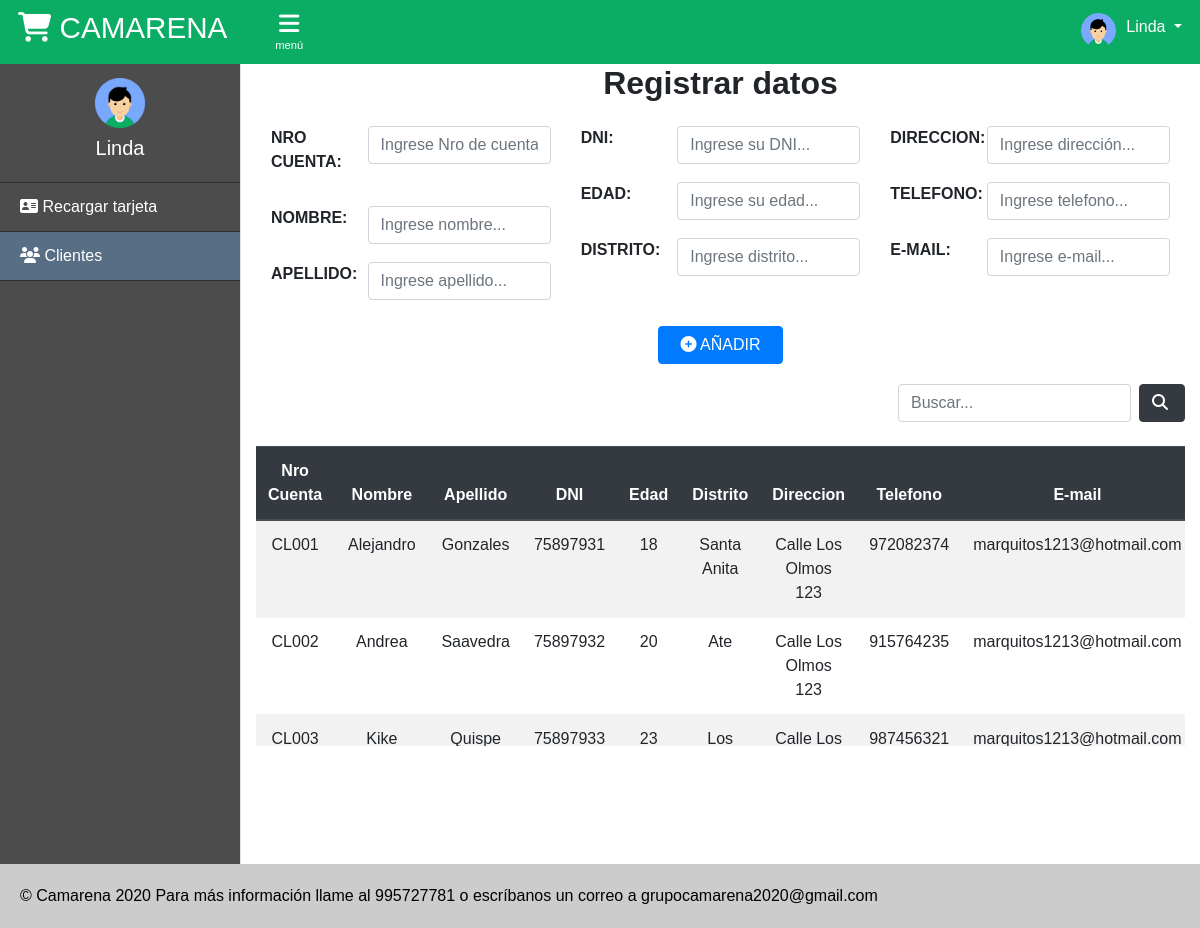
/crudcliente (signed in), run on the app's committed database.
### tables this page shows
CREATE TABLE IF NOT EXISTS `cliente` (
  `cliente_id` char(5) NOT NULL,
  `nombre` varchar(50) NOT NULL DEFAULT '0',
  `apellido` varchar(30) NOT NULL,
  `dni` char(8) NOT NULL,
  `telefono` char(9) NOT NULL,
  `edad` tinyint(4) NOT NULL,
  `email` varchar(50) NOT NULL,
  `distrito` varchar(50) NOT NULL,
  `direccion` varchar(100) NOT NULL,
  `estado` varchar(100) NOT NULL,
  PRIMARY KEY (`cliente_id`),
  UNIQUE KEY `dni` (`dni`)
);

### libs/view.php (called while the page is built, shortened)
<?php
class View{
    function render($nombre){
        require_once 'views/' . $nombre . '.php';
    }
}
?>

### controllers/crudcliente.php (called while the page is built, shortened)
<?php
class CRUDCliente extends Controller{
    function __construct(){
        $this->view->mensaje="";
    }
    function render(){
        $usuario_actual = unserialize($_SESSION["usuario_actual"]);
        $this->view->nombreUsuario = $usuario_actual->nombre;
    	$clientes = $this->view->datos = $this->model->get();
        $this->view->clientes = $clientes;
        $this->view->render('cliente/index');
    }
}
?>

### index.php (called while the page is built, shortened)
<?php
    require_once 'libs/database.php';
    require_once 'libs/view.php';
    $app = new App();
?>

### models/crudclientemodel.php (called while the page is built, shortened)
<?php
class CrudClienteModel extends Model{
    public function get(){
        $items = [];
        try{
            $query = $this->db->connect()->query('SELECT * FROM cliente');
            while($row = $query->fetch()){
                $item = new Cliente();
                $item->cliente_id = $row['cliente_id'];
                $item->nombre    = $row['nombre'];
                $item->apellido  = $row['apellido'];
                $item->dni  = $row['dni'];
                $item->telefono  = $row['telefono'];
                $item->edad  = $row['edad'];
                $item->email  = $row['email'];
                $item->distrito  = $row['distrito'];
                $item->direccion  = $row['direccion'];
                $item->estado  = $row['estado'];
                array_push($items, $item);
            }
            return $items;
        }catch(PDOException $e){
            return [];
        }
    }
}
?>

### libs/database.php (called while the page is built)
<?php
class Database{
    private $host;
    private $db;
    private $user;
    private $password;
    private $charset;
    public function __construct(){
        $this->host     = constant('HOST');
        $this->db       = constant('DB');
        $this->user     = constant('USER');
        $this->password = constant('PASSWORD');
        $this->charset  = constant('CHARSET');
    }
    function connect(){
        try{
            $connection = "mysql:host=" . $this->host . ";dbname=" . $this->db . ";charset=" . $this->charset;
            $options = [
                PDO::ATTR_ERRMODE            => PDO::ERRMODE_EXCEPTION,
                PDO::ATTR_EMULATE_PREPARES   => false,
            ];
            $pdo = new PDO($connection, $this->user, $this->password, $options);
            return $pdo;
        }catch(PDOException $e){
            print_r('Error connection: ' . $e->getMessage());
        }
    }
}
?>

### views/cliente/index.php (the view, shortened to what this page needs)
<!DOCTYPE html>
<html>
<head>
    <link rel="stylesheet" href="<?php echo constant('URL'); ?>public/css/AdminLTE.min.css">
    <link rel="stylesheet" href="https://stackpath.bootstrapcdn.com/bootstrap/4.4.1/css/bootstrap.min.css">
    <link rel="stylesheet" type="text/css" href="<?php echo constant('URL'); ?>public/css/main.css">
    <link rel="stylesheet" type="text/css" href="<?php echo constant('URL'); ?>public/css/head-foot.css">
    <link rel="stylesheet" type="text/css" href="<?php echo constant('URL'); ?>public/css/sidebar.css">
    <link rel="stylesheet" type="text/css" href="<?php echo constant('URL'); ?>public/css/header-trabajador.css">
    <link rel="stylesheet" type="text/css" href="<?php echo constant('URL'); ?>public/css/cuenta_usuario.css">
    <link rel="stylesheet" type="text/css" href="<?php echo constant('URL'); ?>public/css/container.css">
    <link rel="stylesheet" type="text/css" href="<?php echo constant('URL'); ?>public/css/clientes.css">
</head>
<body>
    <?php require_once "views/header_trabajador.php" ?>
    <div class="d-flex" id="wrapper">
        <?php require 'views/sidebar/atcliente.php'; ?>
        <div id="page-content-wrapper"class="w-100">
            <div class="d-flex justify-content-center">
                <h2><strong>Registrar datos</strong></h2>
            </div>
            <form action="<?php echo constant('URL'); ?>crudcliente/crear" method="POST">
                <div class="col-md-12" style="margin-left:auto;margin-right:auto;margin-top:auto;margin-bottom:auto">
                <div class="container">
                    <div class="row py-2">
                      <div class="col-md-4">
                        <div class="form-row py-2">
                            <div class="col-md-4">
                                <p><strong>NRO CUENTA:</strong></p>
                            </div>
                            <div class="col-md-8">
                                <input required type="text" name="cliente_id" class="form-control" placeholder="Ingrese Nro de cuenta..." required  pattern="^CL[0-9]{3}$">
                            </div>
                        </div>
                        <div class="form-row py-2">
                            <div class="col-md-4">
                                <p><strong>NOMBRE:</strong></p>
                            </div>
                            <div class="col-md-8">
                                <input required type="text" name="nombre" class="form-control" placeholder="Ingrese nombre...">
                            </div>
                        </div>
                        <div class="form-row py-2">
                            <div class="col-md-4">
                                <p><strong>APELLIDO:</strong></p>
                            </div>
                            <div class="col-md-8">
                                <input required type="text"name="apellido" class="form-control" placeholder="Ingrese apellido...">
                            </div>
                        </div>
                      </div>
                      <div class="col-md-4">
                        <div class="form-row py-2">
                            <div class="col-md-4">
                                <p><strong>DNI:</strong></p>
                            </div>
                            <div class="col-md-8">
                                <input required type="text" name="dni" class="form-control" placeholder="Ingrese su DNI..." required  pattern="[0-9]{8}" />
                            </div>
                        </div>
                        <div class="form-row py-2">
                            <div class="col-md-4">
                                <p><strong>EDAD:</strong></p>
                            </div>
                            <div class="col-md-8">
                                <input required type="number" name="edad" class="form-control" placeholder="Ingrese su edad..." min="0" max="100">
                            </div>
                        </div>
                        <div class="form-row py-2">
                            <div class="col-md-4">
                                <p><strong>DISTRITO:</strong></p>
                            </div>
                            <div class="col-md-8">
                                <input required type="text" name="distrito" class="form-control" placeholder="Ingrese distrito...">
                            </div>
                        </div>
                      </div>
                      <div class="col-md-4">
                        <div class="form-row py-2">
                            <div class="col-md-4">
                                <p><strong>DIRECCION:</strong></p>
                            </div>
                            <div class="col-md-8">
                                <input required type="text" name="direccion" class="form-control" placeholder="Ingrese dirección...">
                            </div>
                        </div>
                        <div class="form-row py-2">
                            <div class="col-md-4">
                                <p><strong>TELEFONO:</strong></p>
                            </div>
                            <div class="col-md-8">
                                <input required type="text" name="telefono" class="form-control" placeholder="Ingrese telefono... " >
                            </div>
                        </div>
                        <div class="form-row py-2">
                            <div class="col-md-4">
                                <p><strong>E-MAIL:</strong></p>
                            </div>
                            <div class="col-md-8">
                                <input required type="text" name="email" class="form-control" placeholder="Ingrese e-mail..." pattern="^[a-zA-Z0-9.!#$%&’*+/=?^_`{|}~-]+@[a-zA-Z0-9-]+(?:\.[a-zA-Z0-9-]+)*$">
                            </div>
                        </div>
                      </div>
                    </div>
                </div>
                        <div class="d-flex flex-row justify-content-center mt-2">
                        <div class="col-md-2">
                            <button type="submit" class="btn btn-primary btn-block"><i class="fas fa-plus-circle"></i> AÑADIR</button>
                        </div>
                    </div>
                </div>
            </form>
            <div class="container d-flex flex-row-reverse" style="padding-top:20px">
                    <form class="form-inline ml-auto">
                        <div class="md-form my-0">
                            <input class="form-control" type="text" placeholder="Buscar...">
                        </div>
                        <button href="#!" class="ml-2 btnBuscar btn-shadow btn-hover-shine btn btn-dark btn-md btn-pill pr-3" type="submit">
                            <i class="iBuscar fas fa-search" aria-hidden="true"></i>
                        </button>
                    </form>
            </div>
            <div class="center">
                <div class="container mt-4">
                    <div class="table-wrapper-scroll-y my-custom-scrollbar table-responsive">
                        <table class="table table-striped">
                            <thead class="thead-dark">
                                <tr>
                                    <th scope="col">Nro Cuenta</th>
                                    <th scope="col">Nombre</th>
                                    <th scope="col">Apellido</th>
                                    <th scope="col">DNI</th>
                                    <th scope="col">Edad</th>
                                    <th scope="col">Distrito</th>
                                    <th scope="col">Direccion</th>
                                    <th scope="col">Telefono</th>
                                    <th scope="col">E-mail</th>
                                </tr>
                            </thead>
                            <tbody id="tbody-clientes">
                                <?php
                                    foreach ($this->clientes as $row) {
                                        $cliente = $row;
                                ?>
                                        <tr id="fila-<?php echo $cliente->cliente_id; ?>">
                                            <td><?php echo $cliente->cliente_id; ?></td>
                                            <td><?php echo $cliente->nombre; ?></td>
                                            <td><?php echo $cliente->apellido; ?></td>
                                            <td><?php echo $cliente->dni; ?></td>
                                            <td><?php echo $cliente->edad; ?></td>
                                            <td><?php echo $cliente->distrito; ?></td>
                                            <td><?php echo $cliente->direccion; ?></td>
                                            <td><?php echo $cliente->telefono; ?></td>
                                            <td><?php echo $cliente->email; ?></td>
                                        </tr>
                                <?php } ?>
                            </tbody>
                        </table>
                    </div>
                </div>
            </div>
            <br>
            </div>
        </div>
    <?php require 'views/footer.php'; ?>
</body>
</html>

### data on the page
cliente: cliente_id "CL001", nombre "Alejandro", apellido "Gonzales", dni "75897931", edad "18", distrito "Santa Anita", direccion "Calle Los Olmos 123", telefono "972082374", email "marquitos1213@hotmail.com"
cliente: cliente_id "CL002", nombre "Andrea", apellido "Saavedra", dni "75897932", edad "20", distrito "Ate", direccion "Calle Los Olmos 123", telefono "915764235", email "marquitos1213@hotmail.com"
cliente: cliente_id "CL003", nombre "Kike", apellido "Quispe", dni "75897933", edad "23", distrito "Los…", direccion "Calle Los…", telefono "987456321", email "marquitos1213@hotmail.com"

### other printed values
$this->nombreUsuario "Linda"
